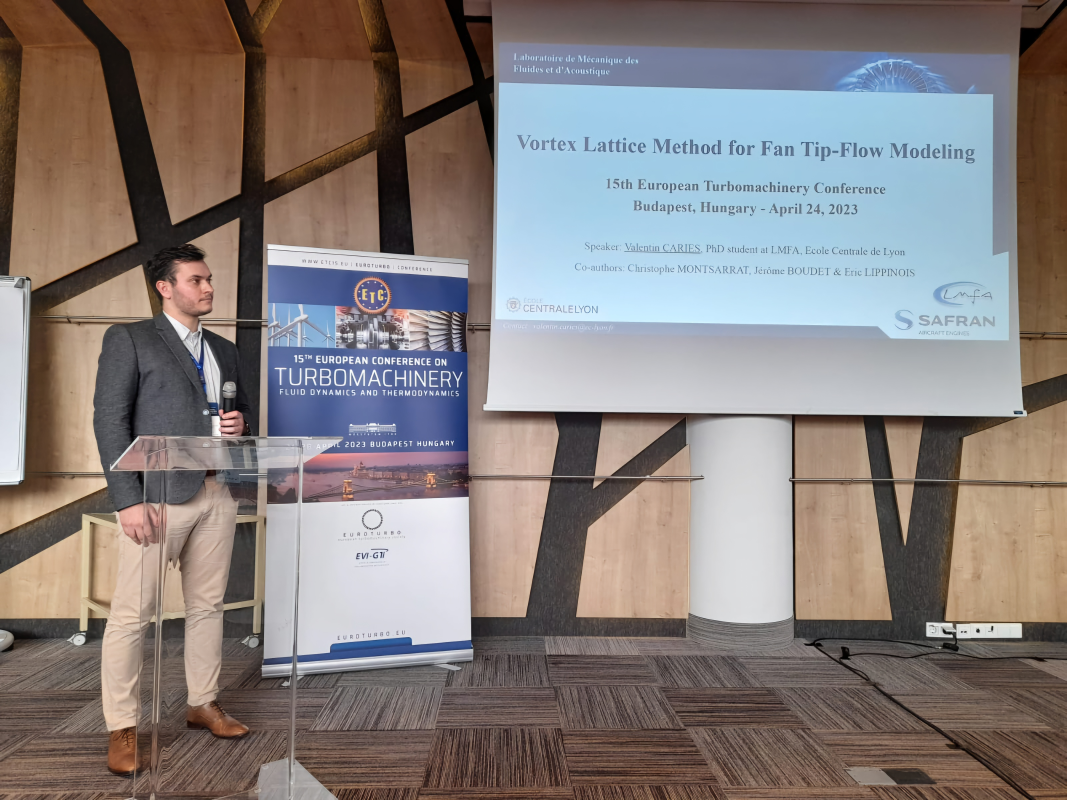
#> input picture content/en/event/etc-2023/featured.jpg, 3200 x 2400 px (shown at 1/3 size)
$ python make_featured.py ../content/en/event/etc-2023/featured.jpg out.png
#> lines starting #> are read from the running program, lines starting #| are printed output that depends on the picture
#> in make, im is the input picture: PIL image 3200x2400 RGB; mean R, G, B 134.5, 126.6, 124.6
#!/usr/bin/env python3
"""
make_featured.py — Turn ANY image into a clean, uniformly-framed cover.

The Hugo Blox theme crops card/featured images to a fixed ratio, which makes
images of odd aspect ratios look zoomed or badly cropped. This script fixes that
by fitting the WHOLE image (no crop) onto a fixed 16:9 canvas, over a softly
blurred background built from the image itself — so letterboxing never shows as
ugly bars and every card looks consistent.

Usage:
    python tools/make_featured.py <input> [output]
    # If <output> is omitted, the input file is overwritten.

Examples:
    python tools/make_featured.py photo.jpg content/fr/event/talk/featured.jpg
    python tools/make_featured.py figure.png            # overwrites figure.png

Requires: Pillow  (pip install pillow)
"""
import sys, os
from PIL import Image, ImageFilter

TARGET_W, TARGET_H = 1600, 900          # 16:9 — high-res for crisp cards, retina & social
INNER = 0.90                            # foreground occupies 90% of the canvas
BG_BLUR = 38                            # background blur radius
BG_DARKEN = 0.82                        # multiply background brightness (0-1)

def cover_resize(im, w, h):
    """Scale + center-crop to exactly fill (w, h)."""
#> called with w = 1600, h = 900
    src_w, src_h = im.size
#> src_w = 3200; src_h = 2400
    scale = max(w / src_w, h / src_h)
#> scale = 0.5
    nw, nh = int(src_w * scale + 0.5), int(src_h * scale + 0.5)
#> nw = 1600; nh = 1200
    im = im.resize((nw, nh), Image.LANCZOS)
#> im: PIL image 1600x1200 RGB
    left, top = (nw - w) // 2, (nh - h) // 2
#> left = 0; top = 150
    return im.crop((left, top, left + w, top + h))
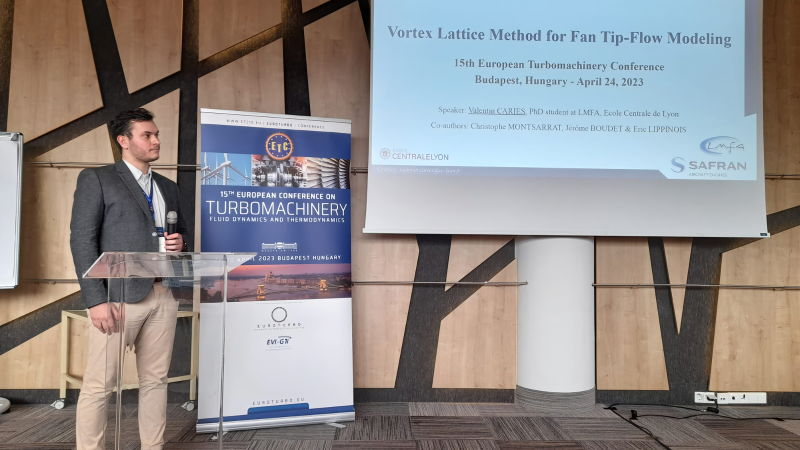
#> returned value: PIL image 1600x900 RGB (shown at 1/2 size); mean R, G, B 144.7, 140.6, 140.4

def contain_resize(im, w, h):
    """Scale to fit entirely inside (w, h), keeping aspect ratio."""
    src_w, src_h = im.size
    scale = min(w / src_w, h / src_h)
    nw, nh = max(1, int(src_w * scale + 0.5)), max(1, int(src_h * scale + 0.5))
    return im.resize((nw, nh), Image.LANCZOS)

def make(inp, outp):
    im = Image.open(inp).convert("RGB")
    # Background: blurred, slightly darkened cover of the image
    bg = cover_resize(im, TARGET_W, TARGET_H).filter(ImageFilter.GaussianBlur(BG_BLUR))
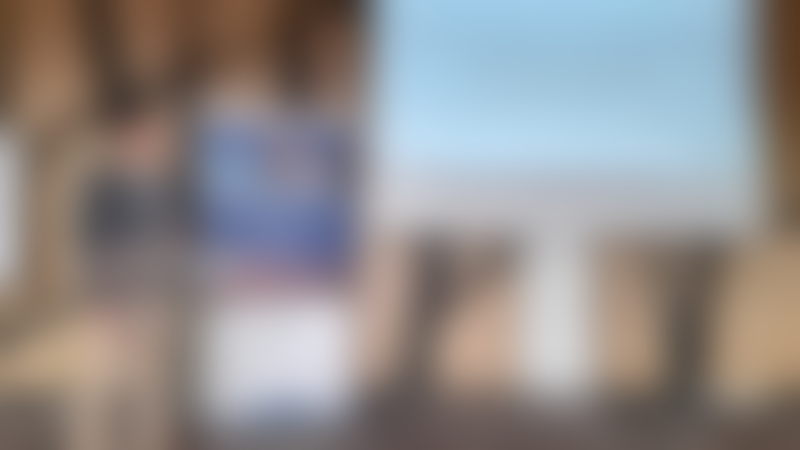
#> bg: PIL image 1600x900 RGB (shown at 1/2 size); mean R, G, B 144.6, 140.6, 140.3
    bg = Image.eval(bg, lambda p: int(p * BG_DARKEN))
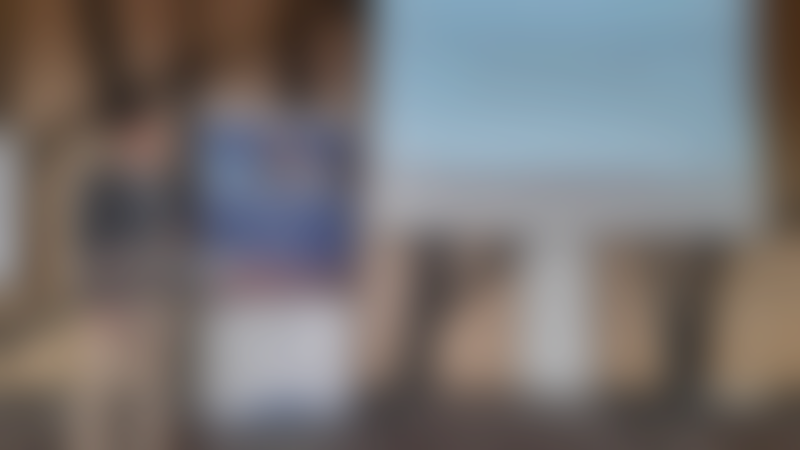
#> bg: PIL image 1600x900 RGB (shown at 1/2 size); mean R, G, B 118.1, 114.8, 114.6
    # Foreground: the full image, fit inside the inner safe area
    fg = contain_resize(im, int(TARGET_W * INNER), int(TARGET_H * INNER))
#> in contain_resize, `return im.resize((nw, nh), Image.LANCZOS)`:
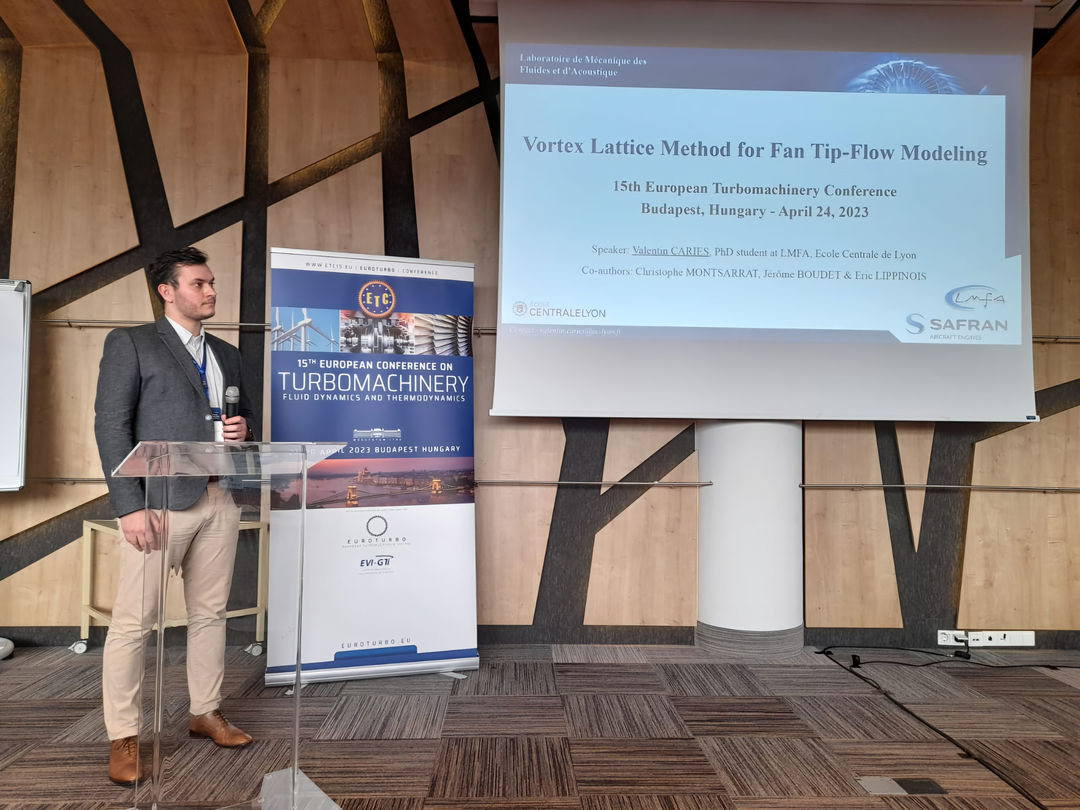
#> returned value: PIL image 1080x810 RGB; mean R, G, B 134.5, 126.6, 124.6
    canvas = bg.copy()
    x = (TARGET_W - fg.width) // 2
#> x = 260
    y = (TARGET_H - fg.height) // 2
#> y = 45
    canvas.paste(fg, (x, y))
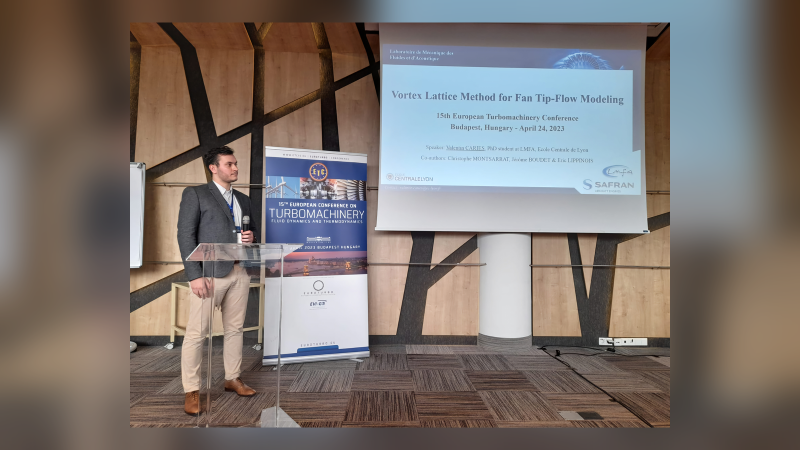
#> canvas: PIL image 1600x900 RGB (shown at 1/2 size); mean R, G, B 124.7, 116.8, 112.8
    ext = os.path.splitext(outp)[1].lower()
    if ext in (".jpg", ".jpeg"):
        canvas.save(outp, "JPEG", quality=92, optimize=True)
    else:
        canvas.save(outp, "PNG", optimize=True)
    print(f"  {inp}  ->  {outp}  ({TARGET_W}x{TARGET_H})")

if __name__ == "__main__":
    if len(sys.argv) < 2:
        print(__doc__); sys.exit(1)
    src = sys.argv[1]
    dst = sys.argv[2] if len(sys.argv) > 2 else src
    make(src, dst)
